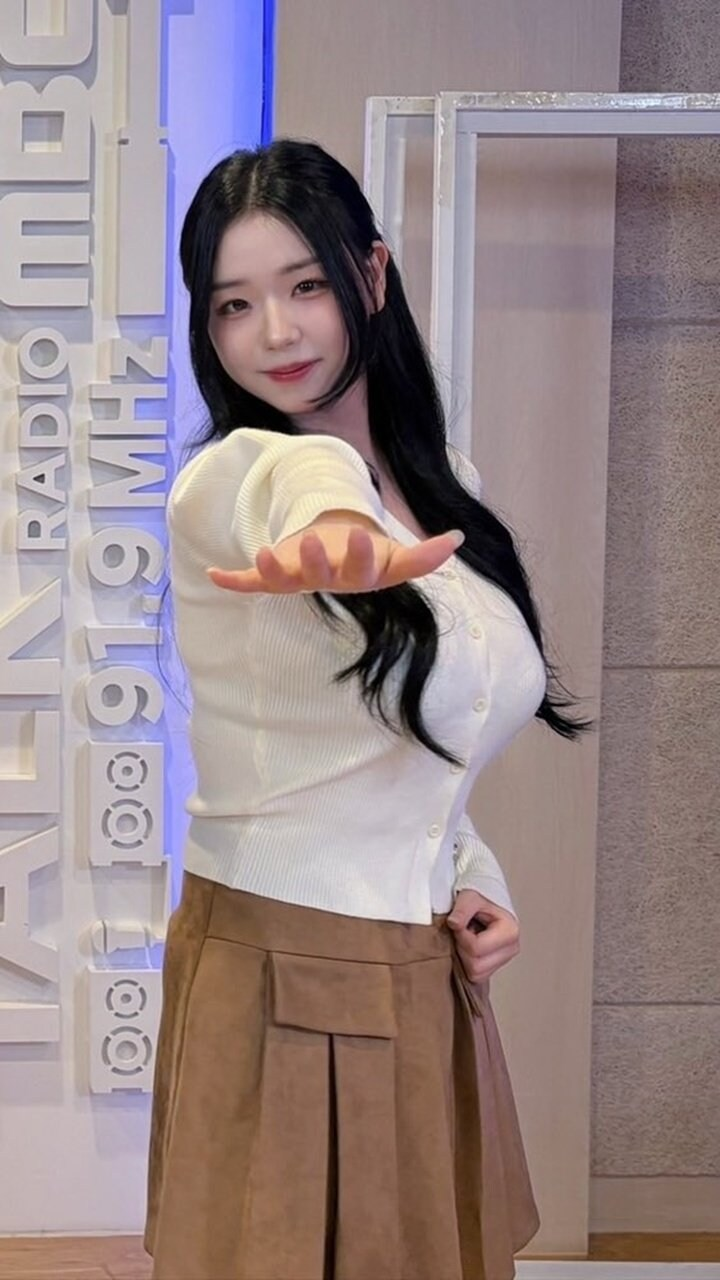
#> input picture ros/my_qt_ros_rclpy_pkg/my_qt_ros_rclpy_pkg/img/1961febbbfd4fa2e4.jpg, 720 x 1280 px
$ python -i detector.py   (imports and definitions only)
#> lines starting #> are read from the running program, lines starting #| are printed output that depends on the picture; after the words box and inside, x2 and y2 are one past the last pixel; in counts of white or black regions, pixels touching at a corner belong together
#> further down, picture is the input picture: shape (1280, 720, 3); mean B, G, R 134.9, 133.4, 149.8
import cv2
import numpy as np

class VisionDetector:
    def __init__(self):
        pass

    #image_node.py
    def detect(self, frame):
        hsv = cv2.cvtColor(frame, cv2.COLOR_BGR2HSV)
#> hsv: shape (1280, 720, 3); mean H, S, V 79.3, 51.2, 154.9
        #원래 BGR 이미지를
        #HSV 형식으로 바꾼다

        lower_blue = np.array([100, 100, 100])
        upper_blue = np.array([130, 255, 255])

        mask = cv2.inRange(hsv, lower_blue, upper_blue)#색 검출 hsv
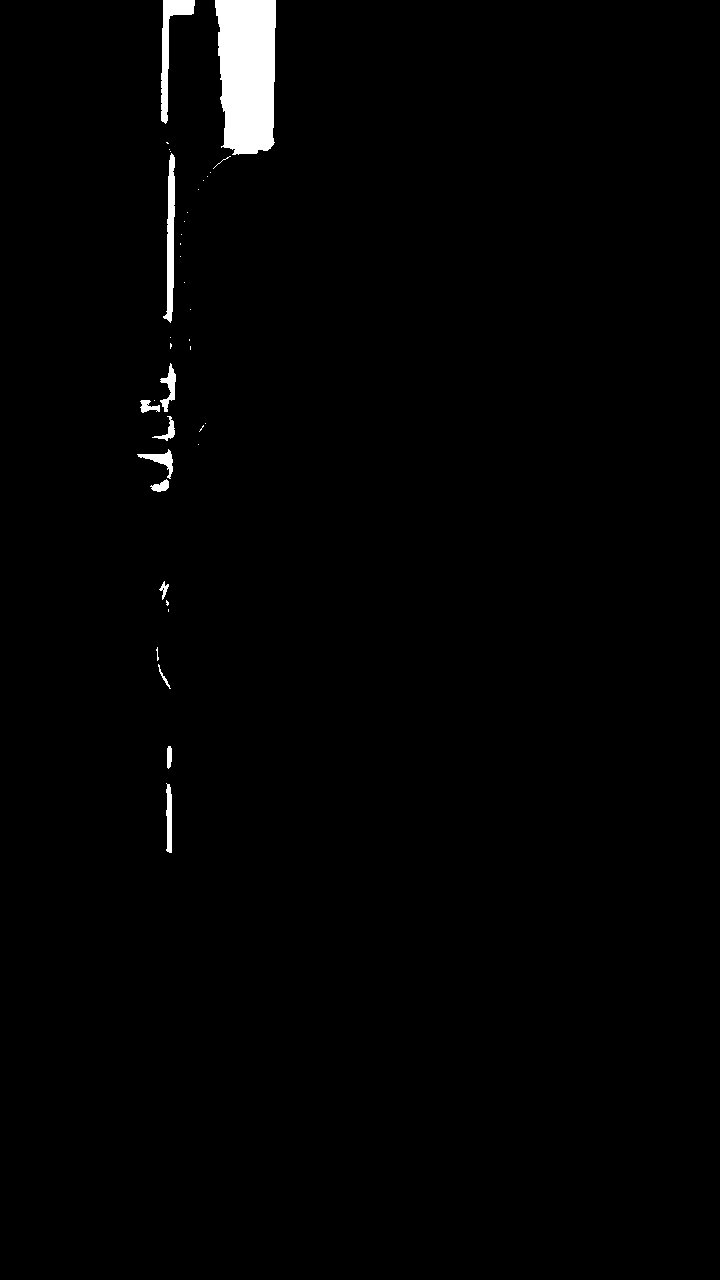
#> mask: shape (1280, 720); 1.3% white; 38 white regions (26 under 20 px)

        #윤곽선(외곽선) 찾는 함수
        contours, _ = cv2.findContours(mask, cv2.RETR_EXTERNAL, cv2.CHAIN_APPROX_SIMPLE)
#> contours = 38 contours, 26 with area under 20; largest, box (x1, y1, x2, y2) and area: (215, 0, 276, 155) 7978, (161, 0, 195, 124) 1050, (163, 153, 175, 323) 926, (137, 449, 173, 479) 274, (160, 363, 176, 412) 272
        #cv2.RETR_EXTERNAL
        #바깥쪽 윤곽선만 찾겠다는 뜻
        #cv2.CHAIN_APPROX_SIMPLE
        #윤곽선 점을 너무 많이 저장하지 말고
        #필요한 점만 간단히 저장하라는 뜻
        #contours → 윤곽선 목록
        #_ → 안 쓰는 값

        if not contours:
            return {
                "success": False,
                "label": "NONE",
                "center": (0, 0)
            }
        #면적이 가장 큰 contour 하나를 뽑는다
        largest = max(contours, key=cv2.contourArea)
#> largest = contour of 85 points, box (x1, y1, x2, y2) (215, 0, 276, 155), area 7978
        x, y, w, h = cv2.boundingRect(largest)
#> x = 215; y = 0; w = 61; h = 155

        center_x = x + w // 2
#> center_x = 245
        center_y = y + h // 2
#> center_y = 77

        return {
            "success": True,
            "label": "BLUE",
            "center": (center_x, center_y),
            "rect": (x, y, w, h)
        }

>>> import cv2
>>> picture = cv2.imread('../../../../../../my_qt_ros_rclpy_pkg/my_qt_ros_rclpy_pkg/img/1961febbbfd4fa2e4.jpg')
>>> result = VisionDetector().detect(picture)
#> result = {'success': True, 'label': 'BLUE', 'center': (245, 77), 'rect': (215, 0, 61, 155)}
